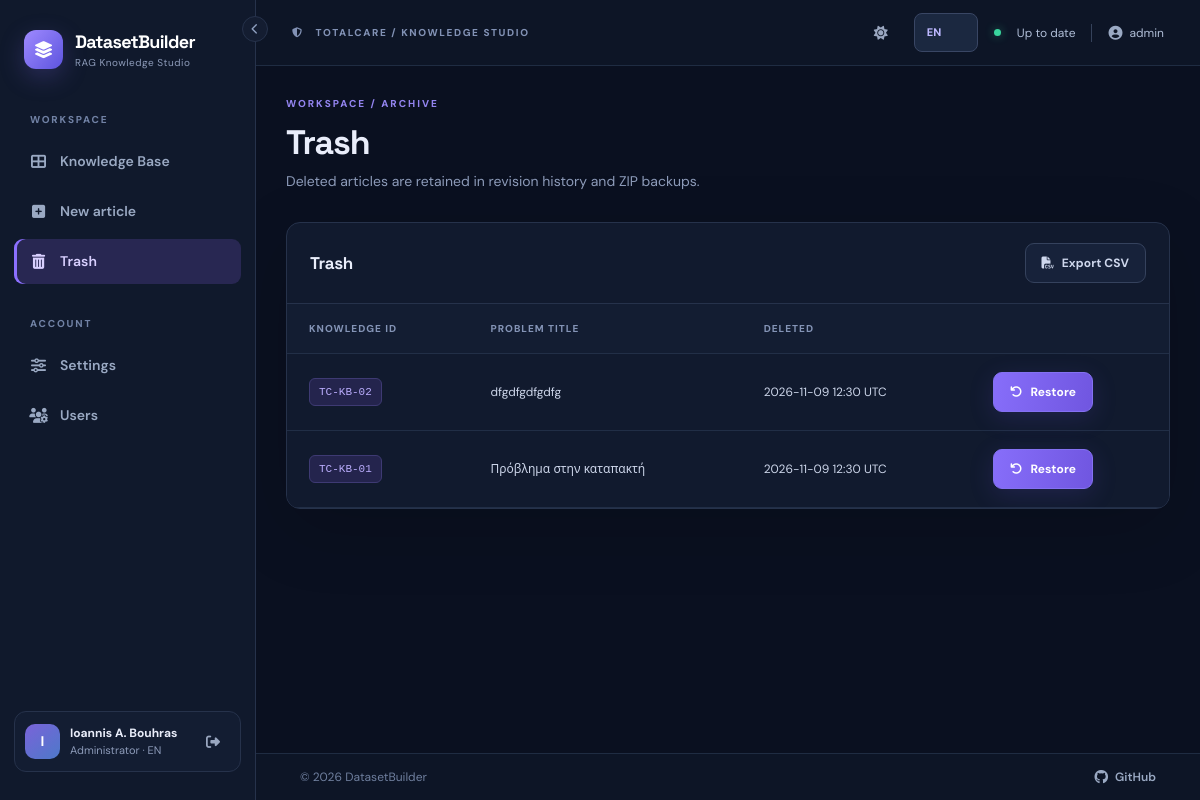
/trash (signed in), run on an earlier commit of the app's database.
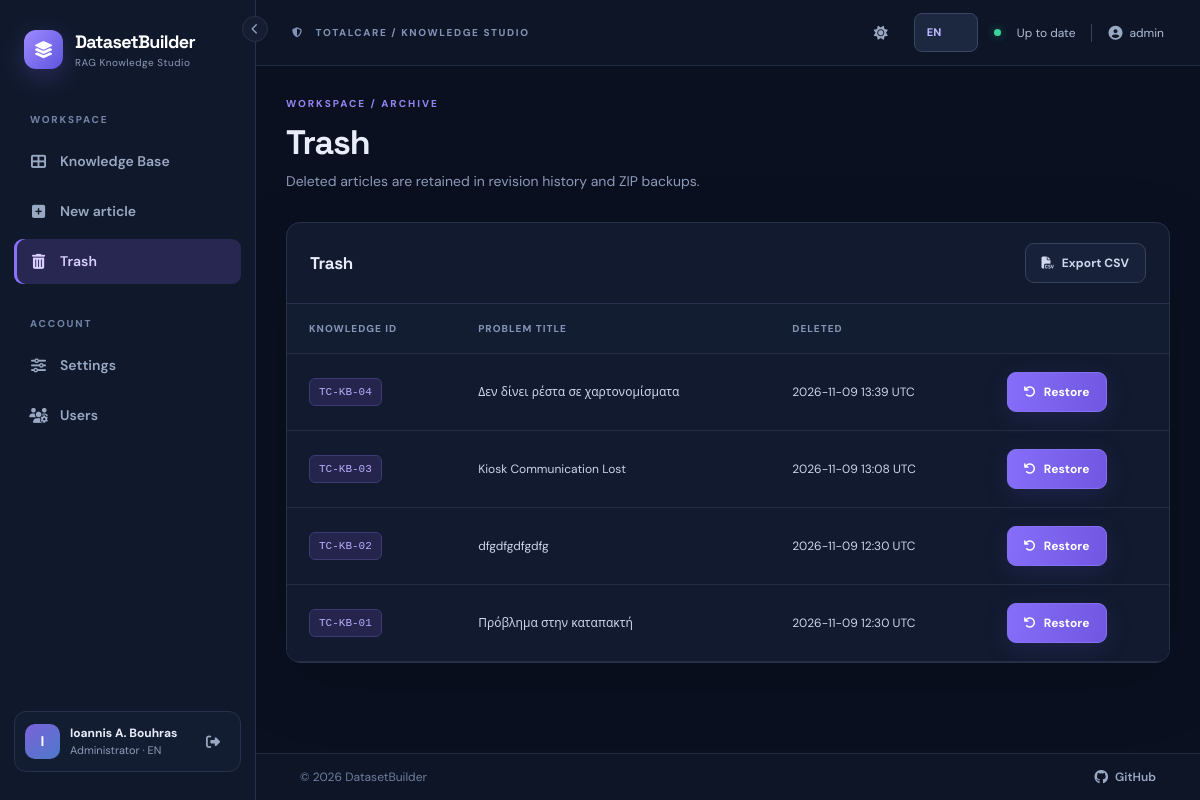
And on a later commit of the database.
### datasetbuilder/models.py (models this page shows, shortened)
class Document(db.Model):
    __tablename__ = "documents"
    __table_args__ = (Index("ix_documents_search_filters", "deleted_at", "knowledge_status", "category"),)
    id = db.Column(db.Integer, primary_key=True)
    title = db.Column(db.String(240), nullable=False)
    slug = db.Column(db.String(260), nullable=False)
    markdown = db.Column(db.Text, nullable=False)
    category = db.Column(db.String(120), nullable=False, default="General")
    knowledge_status = db.Column(db.String(60), nullable=False, default="Draft")
    product = db.Column(db.String(120), nullable=False, default="TotalCare")
    language = db.Column(db.String(40), nullable=False, default="English")
    created_by_id = db.Column(db.Integer, db.ForeignKey("users.id", ondelete="RESTRICT"), nullable=False)
    updated_by_id = db.Column(db.Integer, db.ForeignKey("users.id", ondelete="RESTRICT"), nullable=False)
    revision = db.Column(db.Integer, nullable=False, default=1)
    created_at = db.Column(db.DateTime, nullable=False, default=utcnow)
    updated_at = db.Column(db.DateTime, nullable=False, default=utcnow)
    deleted_at = db.Column(db.DateTime)
    sync_error = db.Column(db.Text)
    created_by = db.relationship("User", foreign_keys=[created_by_id], lazy="joined")
    updated_by = db.relationship("User", foreign_keys=[updated_by_id], lazy="joined")
    versions = db.relationship("DocumentRevision", back_populates="document", order_by="DocumentRevision.number.desc()")
    @property
    def kb_id(self):
        from flask import current_app
        return f"{current_app.config['KB_PREFIX']}-{self.id:0{current_app.config['KB_PADDING']}d}"

### datasetbuilder/views.py (the view)
@bp.get('/trash')
@login_required
def trash():
    can_edit()
    docs = (db.session.query(Document).filter(Document.deleted_at.is_not(None))
            .order_by(Document.deleted_at.desc(), Document.id.desc())
            .paginate(page=current_page(), per_page=PAGE_SIZE, error_out=False))
    return render_template('trash.html', records=docs)

### datasetbuilder/__init__.py (called while the page is built)
@login_manager.user_loader
def load_user(user_id):
    try:
        user = db.session.get(User, int(user_id))
        return user if user and user.active else None
    except (TypeError, ValueError):
        return None

### datasetbuilder/i18n.py (called while the page is built)
def translate(key, lang='en'):
    return (EL if lang == 'el' else EN).get(key, EN.get(key, key))

### datasetbuilder/metadata_options.py (called while the page is built)
def all_options():
    options = {field: [] for field in OPTION_FIELDS}
    for option in db.session.query(MetadataOption).order_by(MetadataOption.position, MetadataOption.id):
        if option.field in options:
            options[option.field].append(option)
    return options

### datasetbuilder/models.py (called while the page is built)
    @property
    def is_active(self):
        return self.active

    def can_edit(self):
        return self.role in ("admin", "editor")

    def is_admin(self):
        return self.role == "admin"

### datasetbuilder/pagination.py (called while the page is built)
def current_page():
    return max(request.args.get('page', 1, type=int), 1)

### datasetbuilder/views.py (called while the page is built)
def can_edit():
    if not current_user.can_edit():
        abort(403)

### datasetbuilder/templates/trash.html (shortened to what this page needs)
{% extends 'base.html' %}
{% from '_pagination.html' import pagination with context %}
{% block content %}
<div class="wide-container">
  <div class="page-head"><div><div class="eyebrow">{{ t('archive_eyebrow')|upper }}</div><h1>{{ t('trash') }}</h1><p class="muted">{{ t('trashed_hint') }}</p></div></div>
  <div class="surface">
    <div class="surface-header"><h2>{{ t('trash') }}</h2><a class="btn btn-outline-light-custom" href="{{ url_for('main.export_trash_csv') }}"><i class="fa-solid fa-file-csv me-2"></i>{{ t('export_csv') }}</a></div>
    {% if records.items %}
    <div class="table-responsive"><table class="table data-table"><thead><tr><th>{{ t('kb_code') }}</th><th>{{ t('title') }}</th><th>{{ t('deleted') }}</th><th></th></tr></thead><tbody>
      {% for doc in records.items %}<tr><td><span class="code-tag">{{ doc.kb_id }}</span></td><td>{{ doc.title }}</td><td>{{ doc.deleted_at.strftime('%Y-%m-%d %H:%M') }} UTC</td><td><form method="post" action="{{ url_for('main.restore_document', doc_id=doc.id) }}"><input type="hidden" name="csrf_token" value="{{ csrf_token() }}"><button class="btn btn-sm btn-primary"><i class="fa-solid fa-arrow-rotate-left me-2"></i>{{ t('restore') }}</button></form></td></tr>{% endfor %}
    </tbody></table></div>
    {% else %}<div class="empty-state"><i class="fa-solid fa-trash-can"></i><p>{{ t('no_articles') }}</p></div>{% endif %}
  </div>
</div>
{% endblock %}

What changed in the data, as far as the page shows it:
added Document: kb_id "TC-KB-04", title "Δεν δίνει ρέστα σε χαρτονομίσματα", deleted_at "2026-11-09 13:39", t "Restore"
now on this page (row edited): Document: kb_id "TC-KB-03", title "Kiosk Communication Lost", deleted_at "2026-11-09 13:08", t "Restore"
